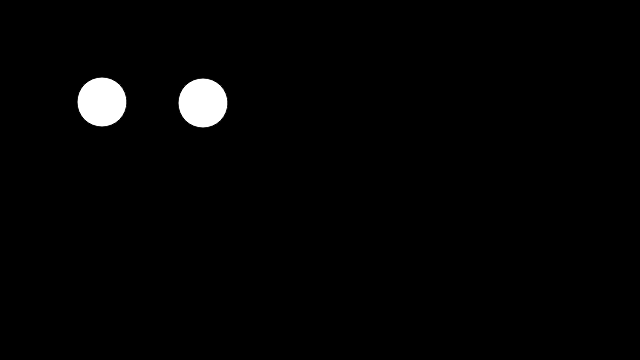
Frame 1 (no input)
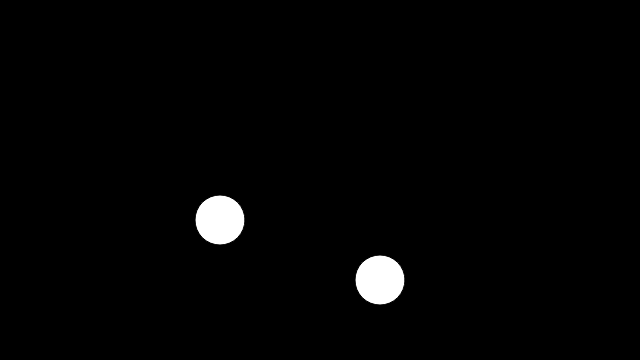
Frame 60 (no input)
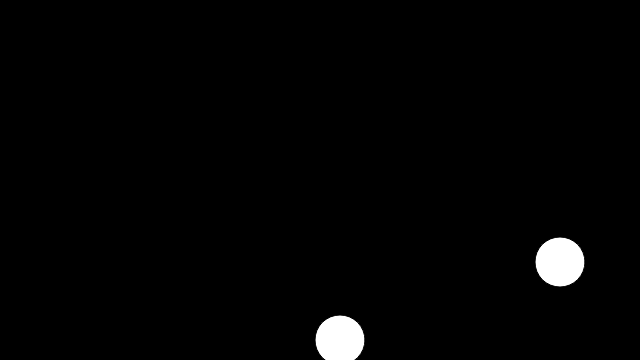
Frame 120 (the mouse pressed at the canvas centre since frame 60)

The p5.js sketch that drew these frames (run headless with seeded random() and noise() and a simulated clock; from frame 60 on, the mouse is pressed at the canvas centre):

// p5.js sketch
// ── sketch.js
// a simple p5 sketch demonstrating animation


var ballX = 200;
var ballY = 100;
var ballSpeedX = 3;
var ballSpeedY = 3;
var ballA = 200;
var ballB = 100;
var ballSpeedA = 2;
var ballSpeedB = 2;

function setup() {
	createCanvas(640, 360);
}

function draw() {

	//////////////////////////////
	// update

	// change position
	ballX = ballX + ballSpeedX;
	ballY = ballY + ballSpeedY;


	// don't let the ball go to far

	// right
	if (ballX > width) {
		ballSpeedX = -ballSpeedX;
	}

	// bottom
	if (ballY > height) {
		ballSpeedY = -ballSpeedY;
	}

	// left
	if (ballX < 0) {
		ballSpeedX = -ballSpeedX;
	}

	// top
	if (ballY < 0) {
		ballSpeedY = -ballSpeedY;
	}


	//////////////////////////////
	// draw

	background(0);
	ellipse(ballX, ballY, 50, 50);

//////////////////////////////////////////
ballA = ballB + ballSpeedA;
ballB = ballB + ballSpeedB;


// right
if (ballA > width) {
	ballSpeedA = -ballSpeedA;
}

// bottom
if (ballB > height) {
	ballSpeedB = -ballSpeedB;
}

// left
if (ballA < 0) {
	ballSpeedA = -ballSpeedA;
}

// top
if (ballB < 0) {
	ballSpeedB = -ballSpeedB;
}


//////////////////////////////
// draw

ellipse(ballA, ballB, 50, 50);


}
